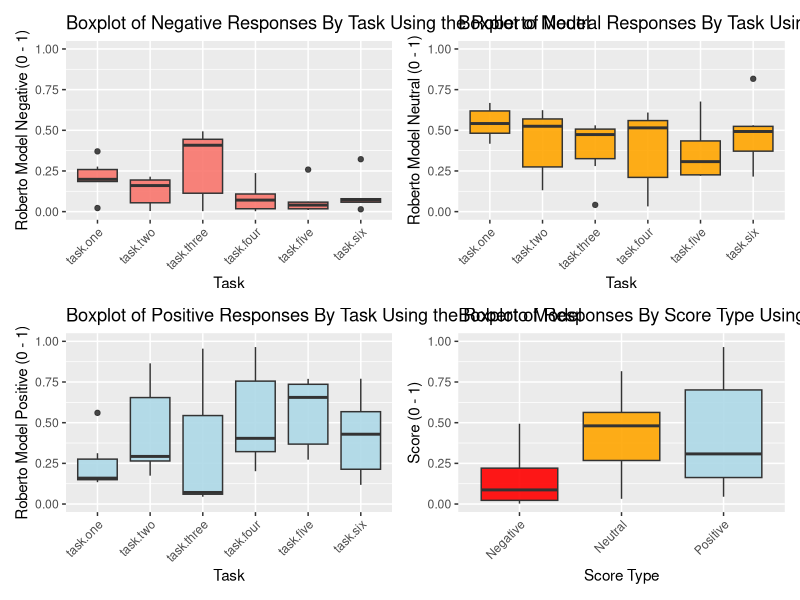
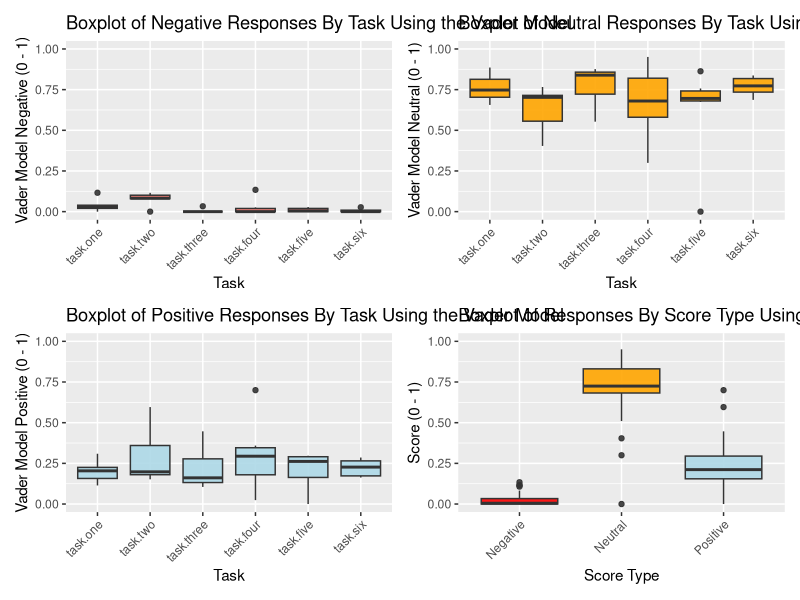

The R source for these figures, in order:
library(ggplot2)
library(dplyr)
library(tidyverse)
library(tidyr)
library(knitr)
library(patchwork)


t1 <- read.csv("Task1.csv") %>%
  mutate(task = "task.one")
t2 <- read.csv("Task2.csv")%>%
  mutate(task = "task.two")
t3 <- read.csv("Task3.csv")%>%
  mutate(task = "task.three")
t4 <- read.csv("Task4.csv")%>%
  mutate(task = "task.four")
t5 <- read.csv("Task5.csv")%>%
  mutate(task = "task.five")
t6 <- read.csv("Task6.csv")%>%
  mutate(task = "task.six")

overall <- read.csv("Remarks.csv")


# Combine all tasks
combined_data <- rbind(t1,t2,t3,t4,t5,t6)

# Select only the desired columns for Roberto model
t_positive_roberto <- combined_data %>%
  select(Test.Subject, Roberto.Model.Positive, task) %>%
  mutate(task = factor(task, levels = c("task.one", "task.two", "task.three", "task.four", "task.five", "task.six")))

t_negative_roberto <- combined_data %>%
  select(Test.Subject, Roberto.Model.Negative, task) %>%
  mutate(task = factor(task, levels = c("task.one", "task.two", "task.three", "task.four", "task.five", "task.six")))

t_neutral_roberto <- combined_data %>%
  select(Test.Subject, Roberto.Model.Neutral, task) %>%
  mutate(task = factor(task, levels = c("task.one", "task.two", "task.three", "task.four", "task.five", "task.six")))

# Select only the desired columns for Vader model
t_positive_vader <- combined_data %>%
  select(Test.Subject, Vader.Model.Positive, task) %>%
  mutate(task = factor(task, levels = c("task.one", "task.two", "task.three", "task.four", "task.five", "task.six")))

t_negative_vader <- combined_data %>%
  select(Test.Subject, Vader.Model.Negative, task) %>%
  mutate(task = factor(task, levels = c("task.one", "task.two", "task.three", "task.four", "task.five", "task.six")))

t_neutral_vader <- combined_data %>%
  select(Test.Subject, Vader.Model.Neutral, task) %>%
  mutate(task = factor(task, levels = c("task.one", "task.two", "task.three", "task.four", "task.five", "task.six")))

# Combine all Vader model data into one dataframe for overall plot
overall_long_vader <- combined_data %>%
  select(Test.Subject, starts_with("Vader.Model"), -starts_with("Vader.Model.Overall"), task) %>%
  pivot_longer(cols = starts_with("Vader.Model"), 
               names_to = "Score_Type", 
               values_to = "Score") %>%
  mutate(Score_Type = case_when(
    grepl("Negative", Score_Type) ~ "Negative",
    grepl("Neutral", Score_Type) ~ "Neutral",
    grepl("Positive", Score_Type) ~ "Positive"
  ))

# Combine all Roberto model data into one dataframe for overall plot
overall_long_roberto <- combined_data %>%
  select(Test.Subject, starts_with("Roberto.Model"), task) %>%
  pivot_longer(cols = starts_with("Roberto.Model"), 
               names_to = "Score_Type", 
               values_to = "Score") %>%
  mutate(Score_Type = case_when(
    grepl("Negative", Score_Type) ~ "Negative",
    grepl("Neutral", Score_Type) ~ "Neutral",
    grepl("Positive", Score_Type) ~ "Positive"
  ))



# Plotting for Vader model
p1_vader <- ggplot(t_negative_vader) +
  geom_boxplot(aes(x = task, y = Vader.Model.Negative, fill = "red"), alpha = 0.9) + 
  theme(axis.text.x = element_text(angle = 45, vjust = 1, hjust = 1),
        legend.position = "none") +
  labs(title = "Boxplot of Negative Responses By Task Using the Vader Model", 
       x = "Task", 
       y = "Vader Model Negative (0 - 1)") +
  ylim(0, 1)

p2_vader <- ggplot(t_neutral_vader) +
  geom_boxplot(aes(x = task, y = Vader.Model.Neutral, fill = "orange"), alpha = 0.9) +
  scale_fill_manual(values = c("orange")) +
  theme(axis.text.x = element_text(angle = 45, vjust = 1, hjust = 1),
        legend.position = "none") +
  labs(title = "Boxplot of Neutral Responses By Task Using the Vader Model", 
       x = "Task", 
       y = "Vader Model Neutral (0 - 1)") +
  ylim(0, 1)

p3_vader <- ggplot(t_positive_vader) +
  geom_boxplot(aes(x = task, y = Vader.Model.Positive, fill = "lightblue"), alpha = 0.9) +
  scale_fill_manual(values = c("lightblue")) +
  theme(axis.text.x = element_text(angle = 45, vjust = 1, hjust = 1),
        legend.position = "none") +
  labs(title = "Boxplot of Positive Responses By Task Using the Vader Model", 
       x = "Task", 
       y = "Vader Model Positive (0 - 1)") +
  ylim(0, 1)

p4_vader <- ggplot(overall_long_vader, aes(x = Score_Type, y = Score, fill = Score_Type)) +
  geom_boxplot(alpha = 0.9) +
  scale_fill_manual(values = c("Negative" = "red", "Neutral" = "orange", "Positive" = "lightblue")) +
  theme(axis.text.x = element_text(angle = 45, vjust = 1, hjust = 1),
        legend.position = "none") +
  labs(title = "Boxplot of Responses By Score Type Using the Vader Model", 
       x = "Score Type", 
       y = "Score (0 - 1)") +
  ylim(0, 1)

# Plotting for Roberto model
p1_roberto <- ggplot(t_negative_roberto) +
  geom_boxplot(aes(x = task, y = Roberto.Model.Negative, fill = "red"), alpha = 0.9) + 
  theme(axis.text.x = element_text(angle = 45, vjust = 1, hjust = 1),
        legend.position = "none") +
  labs(title = "Boxplot of Negative Responses By Task Using the Roberto Model", 
       x = "Task", 
       y = "Roberto Model Negative (0 - 1)") +
  ylim(0, 1)

p2_roberto <- ggplot(t_neutral_roberto) +
  geom_boxplot(aes(x = task, y = Roberto.Model.Neutral, fill = "orange"), alpha = 0.9) +
  scale_fill_manual(values = c("orange")) +
  theme(axis.text.x = element_text(angle = 45, vjust = 1, hjust = 1),
        legend.position = "none") +
  labs(title = "Boxplot of Neutral Responses By Task Using the Roberto Model", 
       x = "Task", 
       y = "Roberto Model Neutral (0 - 1)") +
  ylim(0, 1)

p3_roberto <- ggplot(t_positive_roberto) +
  geom_boxplot(aes(x = task, y = Roberto.Model.Positive, fill = "lightblue"), alpha = 0.9) +
  scale_fill_manual(values = c("lightblue")) +
  theme(axis.text.x = element_text(angle = 45, vjust = 1, hjust = 1),
        legend.position = "none") +
  labs(title = "Boxplot of Positive Responses By Task Using the Roberto Model", 
       x = "Task", 
       y = "Roberto Model Positive (0 - 1)") +
  ylim(0, 1)

p4_roberto <- ggplot(overall_long_roberto, aes(x = Score_Type, y = Score, fill = Score_Type)) +
  geom_boxplot(alpha = 0.9) +
  scale_fill_manual(values = c("Negative" = "red", "Neutral" = "orange", "Positive" = "lightblue")) +
  theme(axis.text.x = element_text(angle = 45, vjust = 1, hjust = 1),
        legend.position = "none") +
  labs(title = "Boxplot of Responses By Score Type Using the Roberto Model", 
       x = "Score Type", 
       y = "Score (0 - 1)") +
  ylim(0, 1)

# Arrange the plots
plots_roberto <- (p1_roberto + p2_roberto) / (p3_roberto + p4_roberto)
print(plots_roberto)

plots_vader <- (p1_vader + p2_vader) / (p3_vader + p4_vader)
print(plots_vader)
